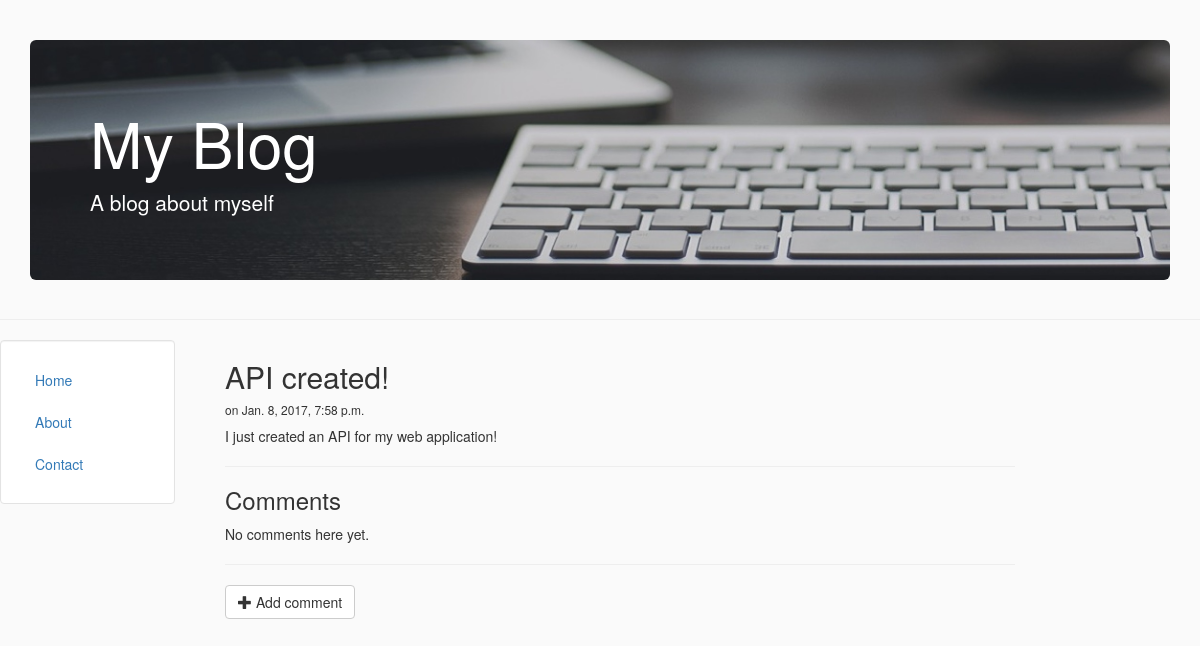
Page /3 on the committed database.
### blog/models.py (models this page shows, shortened)
class Post(models.Model):
    title = models.CharField(max_length=200)
    body = models.TextField()
    date = models.DateTimeField(default=timezone.now, blank=True)
    class Meta:
        verbose_name = "Blog Post"
        verbose_name_plural = "Blog Posts"
        ordering = ["-date"]

### blog/templates/blog/post.html
{% extends "blog/home.html" %}
{% block content %}
  <h2>{{post.title}}</h2>
  <h6>on {{post.date}}</h6>
  <p>{{post.body|safe|linebreaks}}</p>
  <hr>
  <h3>Comments</h3>
  {% for comment in post.comments.all %}
    <p>{{ comment.text|linebreaks }}</p>
    <h6>on {{comment.date}}</h6>
    <br>
  {% empty %}
    <p>No comments here yet.</p>
  {% endfor %}
  <hr>
  <a class="btn btn-default" href="{% url 'add_comment_to_post' pk=post.pk %}">
    <span class="glyphicon glyphicon-plus" aria-hidden="true"></span> Add comment
  </a>
{% endblock %}

### rows in the picture
Post: title "API created!", date "Jan. 8, 2017, 7:58 p.m.", body "I just created an API for my web application!"
